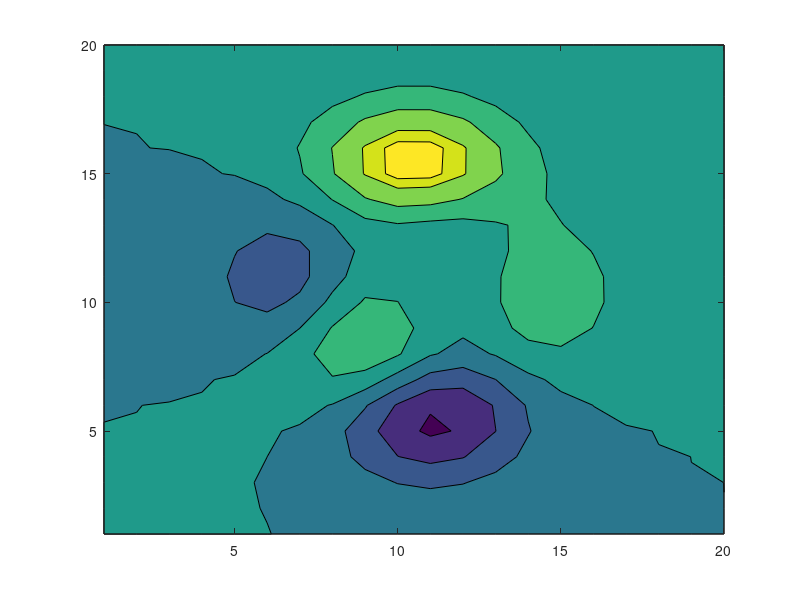

MATLAB code to generate this figure: (Note: this script raises an error after producing the figure.)
clear all;
close all;
clc;

%% Example 1
figure
mypeaks = peaks(20);
mylevels = [-8 -6 -4 -2 0 2 4 6 7];
[c,h] = contourf(mypeaks,mylevels);
colorbartitle = 'peaks';
cbd = colorbardiscrete(colorbartitle,mylevels);
axpos = get(gca,'position');
set(gca,'position',axpos+[-0.05 0 0 0]);
cbdpos = get(cbd,'position');
set(cbd,'position',cbdpos+[-0.05 0 0 0]);

%% Example 2
figure;
colormap(hot);
ax1 = subplot(2,1,1);
mypeaks = peaks(20);
mylevels1 = [-8 -6 -4 -2 0 2 4 6 7];
[c,h] = contourf(mypeaks,mylevels1);
colorbartitle = 'peaks';

ax2 = subplot(2,1,2);
mypeaks = peaks(20);
mylevels2 = [-8 -5 0 5 7];
[c,h] = contourf(mypeaks,mylevels2);
colorbartitle = 'peaks';
cbd1 = colorbardiscrete(colorbartitle,mylevels1,'unit','m/s','fmt','%6.2f','peer',ax1);
cbd2 = colorbardiscrete(colorbartitle,mylevels2,'unit','m/s','fmt','%6.2f','peer',ax2,'dx',0.02,'dy',0.02);

ax1pos = get(ax1,'position');
set(ax1,'position',ax1pos+[-0.07 0 0 0]);
ax2pos = get(ax2,'position');
set(ax2,'position',ax2pos+[-0.07 0 0 0]);

cbd1pos = get(cbd1,'position');
set(cbd1,'position',cbd1pos+[-0.07 0 0 0]);
cbd2pos = get(cbd2,'position');
set(cbd2,'position',cbd2pos+[-0.07 0 0 0]);
